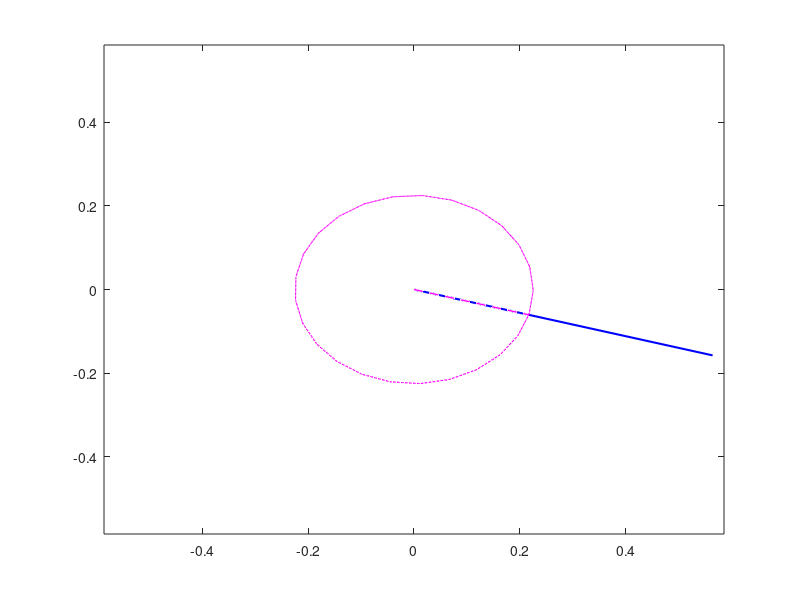

MATLAB code for this plot: (Note: this script raises an error after producing the figure.)
%torque_free_s.m - plots the angular frequency and momentum for 
%torque free motion of a top versus time in the body (S') as well 
%as in the space frame (S)
clear; ap=180/pi;                              %angle conversion
I1=1.3; I2=I1; I3=1.8; gam=(I3-I1)/I1;         %principal moments of inertia
w3=1; fi=0; c=1;                               %initial values, c, fi, w3
fi_b=atan(c/w3);                               %angle between w and w3
fi_L=acos((I1*c^2+I3*w3^2)/...                 %angle between w and L
         (sqrt((c^2+w3^2)*(I1^2*c^2+I3^2*w3^2))));
fi_s=atan(I1*tan(fi_b)/I3);                    %angle between L and w3
omb=gam*w3;                                    %precessional freq.
omL=omb*sin(fi_b)/sin(fi_L);                   %prec. freq. of w about L 
tmax=.9*2*pi/omb; N=100; ts=tmax/N;            %time limits
t=[0:ts:tmax];                                 %time range
w1=c*cos(omb*t+fi);w2=c*sin(omb*t+fi);         %w1, w2 versus time
L1=I1*w1; L2=I2*w2; L3=I3*w3;                  %Ang. Mom. components
w=sqrt(c^2+w3^2);                              %magnitude of w
L=sqrt(I1^2*c^2+I3^2*w3^2);                    %magnitude of L
%=== shift old e3 by fi_s to swap places with old L, preserve magnitude
e31=1*sin(fi_s)*cos(omL*t+fi);                 %must move with omL
e32=1*sin(fi_s)*sin(omL*t+fi);                 %must move with omL
e33=1*cos(fi_s);
%new w and components, shift by fi_s, preserve magnitude, change rate
c=w*sin(fi_b-fi_s);
w3=w*cos(fi_b-fi_s);
w1=c*cos(omL*t+fi);w2=c*sin(omL*t+fi);         %use omL precession rate
%new L now in old w3 direction and fixed, preserve magnitude
L1=0; L2=0; L3=L;
v1=max(e31); v2=max(e32); v3=max(L3*(1+0.1));  %view window
for i=1:N
    clf
    axis([-v1,v1,-v2,v2,0,v3])
    hold on
    h(1)=line([0,L1],[0,L2],[0,L3],'color', 'r',...        %L  line
             'LineStyle','--','linewidth', 1.5); 
    h(2)=line([0,w1(i)],[0,w2(i)],[0,w3],'color','m',...   %S frame w line     
        'LineStyle','--','linewidth', 1);
    h(3)=line([0,e31(i)],[0,e32(i)],[0,e33],'color','b',...%e3 line
              'linewidth',1.5);
    box on
    pause(.05)
end
h(4)=plot3 (w1,w2,w3*(t+0.01)./(t+0.01),'m:');     %plot the S w cone
hh=legend(h,'L','\omega S-frame','e_3','\omega cone',1);
str1=cat(2,'Torque Free Motion of a Top, I_1=',num2str(I1,3),...
           'kgm^2, I_3=',num2str(I3,3),'kgm^2');
str1=cat(2,'Torque Free Motion of a Top, I_1=',num2str(I1,3),...
         'kgm^2, I_3=',num2str(I3,3),'kgm^2',', \omega=',num2str(w,3),...
         'rad/s, L=',num2str(L,3),'kgm^2/s');       
title(str1,'FontSize',10), xlabel('x','FontSize',14)
ylabel('y','FontSize',14), zlabel('z','FontSize',14)
str2=cat(2,'\phi_b=',num2str(fi_b*ap,3),'^o, \phi_L= ',...
            num2str(fi_L*ap,3),'^o, \phi_s=',num2str(fi_s*ap,3),'^o');
str3=cat(2,'\Omega_b=',num2str(omb,3),'rad/s, \Omega_L=',...
            num2str(omL,3),'rad/s');
text (-v1*(1-0.4),v2,v3*(1-0.15),str2,'FontSize',11)
text (-v1*(1-0.4),v2,v3*(1-0.05),str3,'FontSize',11)
